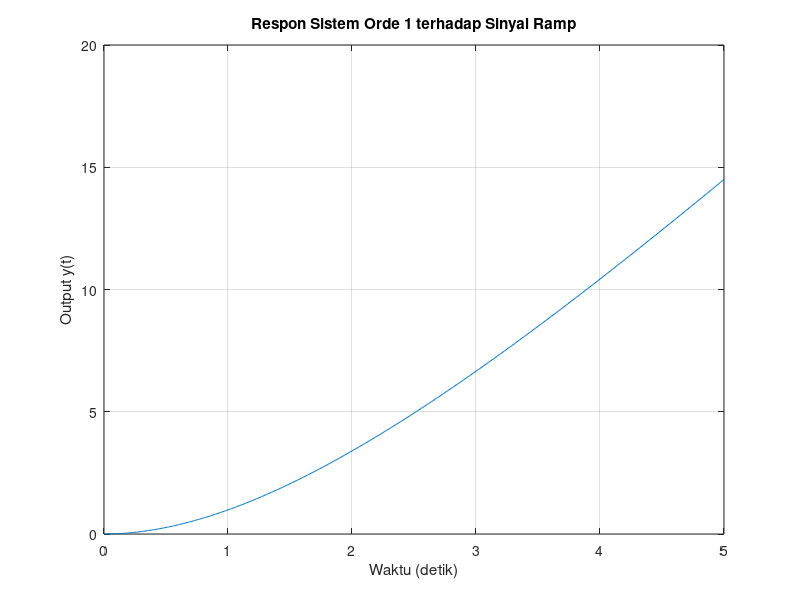

The MATLAB source for this figure:
% 
% Definisikan Parameter Sistem
kec = 0;
K = -1*(1242.79 * kec - 4.531);
tau = 1.949;
A = 1; % Kemiringan sinyal ramp

% Definisikan Sistem di Domain Laplace
s = tf('s'); % Definisikan operator Laplace
G = K / (tau * s + 1); % Fungsi transfer sistem

% Definisikan Sinyal Ramp
U = A / s^2; % Fungsi transfer sinyal ramp

% Hitung Respon Sistem
Y = G * U; % Fungsi transfer output
Ystep = s * G * U;
figure();

% Delay dan batas xlim
td = 0;
tz = 5;
t2 = 0:0.01:td; % Rentang waktu simulasi
y2 =[];
for i = 1:length(t2)
    y2 = [y2,0];
end

% Simulasi dan Plot Respon
t = 0:0.01:tz; % Rentang waktu simulasi
y = step(Ystep, t+td); % Hitung respon terhadap sinyal ramp

% Plot hasil simulasi
t4 = [t2,t];
tfinal = t4.';

y3 = y.';
y4 = [y2,y3];
yfinal = y4.';

plot(tfinal,yfinal);
title('Respon Sistem Orde 1 terhadap Sinyal Ramp');
xlabel('Waktu (detik)');
ylabel('Output y(t)');
grid on;
% % pidTuner(sys)

% % Definisikan parameter sistem
% K = 1;    % Gain
% tau = 1;  % Konstanta waktu
% 
% % Transfer function sistem
% num = K;            % Pembilang
% den = [tau 1];      % Penyebut
% sys = tf(num, den);
% 
% % Parameter PID
% Kp = 100;   % Gain proporsional
% Ki = 1;   % Gain integral
% Kd = 0.5; % Gain derivatif
% 
% % Waktu simulasi
% dt = 0.01;  % Interval waktu
% t = 0:dt:10;
% 
% % Input ramp
% setpoint = t;
% 
% % Inisialisasi variabel
% n = length(t);
% u = zeros(1, n);   % Sinyal kontrol
% y = zeros(1, n);   % Respons sistem
% e = zeros(1, n);   % Error
% integral = 0;      % Bagian integral
% previous_error = 0;  % Error sebelumnya
% 
% % Fungsi transfer sistem dalam bentuk state-space
% [A, B, C, D] = tf2ss(num, den);
% x = zeros(length(A), 1);  % Inisialisasi kondisi awal state
% 
% % Simulasi loop
% for i = 2:n
%     % Hitung error
%     e(i) = setpoint(i) - y(i-1);
% 
%     % Hitung bagian integral
%     integral = integral + e(i) * dt;
% 
%     % Hitung bagian derivatif
%     derivative = (e(i) - previous_error) / dt;
% 
%     % Hitung sinyal kontrol PID
%     u(i) = Kp * e(i) + Ki * integral + Kd * derivative;
% 
%     % Update kondisi state menggunakan persamaan state-space
%     x = x + dt * (A * x + B * u(i));
%     y(i) = C * x + D * u(i);
% 
%     % Simpan error sebelumnya
%     previous_error = e(i);
% end
% 
% % Plot hasil simulasi
% figure;
% plot(t, y, 'LineWidth', 2);
% hold on;
% plot(t, setpoint, 'r--', 'LineWidth', 1.5);
% grid on;
% xlabel('Waktu (detik)');
% ylabel('Amplitudo');
% title('Respons Sistem dengan Pengontrol PID terhadap Input Ramp');
% legend('Output', 'Setpoint');
